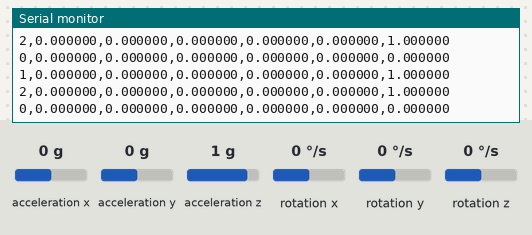
Bench run of a sketch on a simulated ESP32. Shown: the last lines printed to the serial monitor. Wiring (inferred from the names in the program): MMA8452 accelerometer at I2C address 0x1C; MMA8452 accelerometer at I2C address 0x1D. The test bench sets the inputs (shaded band); at power-on: acceleration x 0 g, acceleration y 0 g, acceleration z 1 g, rotation x 0 °/s, rotation y 0 °/s, rotation z 0 °/s.

Above: at 1.2 s.
1.3 s: acceleration x set to -1.4 g
At 1.32 s:
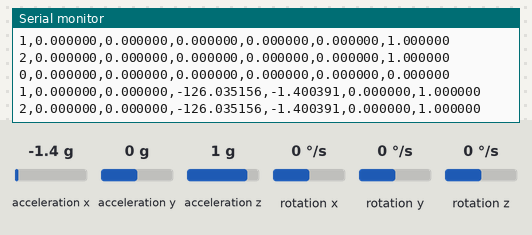
2.8 s: acceleration y set to -1.4 g
At 2.88 s:
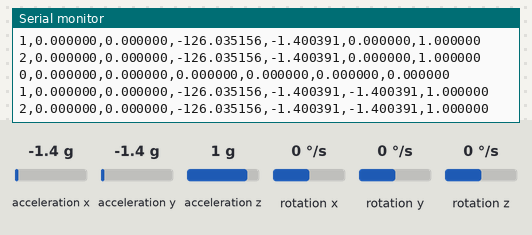
4.3 s: acceleration z set to -1.4 g
At 4.33 s:
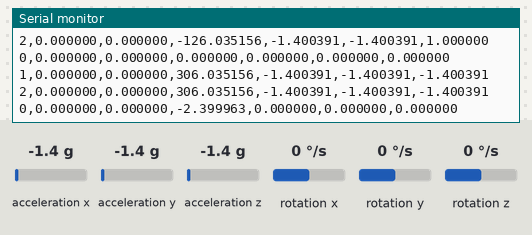
5.8 s: rotation x set to -192 °/s
At 5.89 s:
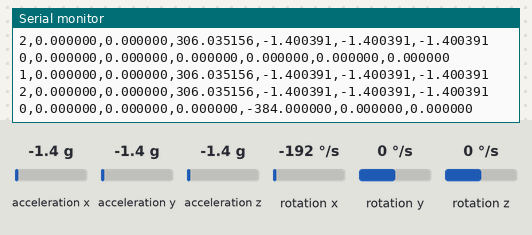
7.3 s: rotation y set to -192 °/s
At 7.34 s:
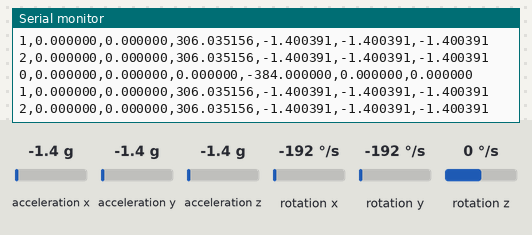
Timing chart, 0 to 9.8 s (numbered marks = the images above; inputs shaded):
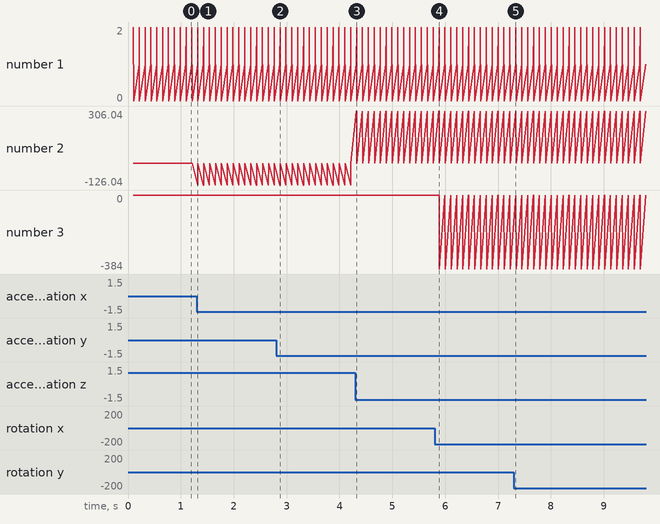

Measured:
- after the input at 1.3 s, the serial monitor: prints a new line at once (image 1)
- after the input at 2.8 s, the serial monitor: prints a new line after 0.07 s (image 2)
- after the input at 4.3 s, the serial monitor: prints a new line at once (image 3)
- after the input at 5.8 s, the serial monitor: prints a new line after 0.09 s (image 4)
- plotted number 3: 0 → -384 after the input at 5.8 s

The sketch:

esp32_luva.ino
```cpp
#include <Wire.h>
#include <math.h>  // Para funcões trigonométricas como atan2
#include <MPU6050.h> // Cat Eletronics

#define MMA8451Q_ADDR1 0x1C  // Endereco I2C do primeiro MMA8451Q
#define MMA8451Q_ADDR2 0x1D  // Endereco I2C do segundo MMA8451Q
#define REG_CTRL_REG1 0x2A
#define REG_OUT_X_MSB 0x01
#define GYRO_CONFIG 0x1B

MPU6050 mpu1(0x68); // Endereco I2C do primeiro MPU6050

#define RANGE 3.7
#define MULTIPLY 2
#define FILTRO_RANGE 0.087
#define CONTA_ESTABILIDADE 4

double pitch, yaw, roll, radToDeg = 180.0 / M_PI;
int16_t x, y, z, rx, ry, rz;
float x_g, y_g, z_g;
float
  memoria[3] = {0,0,0},
  diferenca[3] = {0,0,0},
  aceleracao[3] = {0,0,0},
  integral[3] = {0,0,0},
  incremento[3] = {0,0,0},
  grau[3] = {0,0,0};
int
  conta_zero[3] = {0,0,0},
  estado[3] = {0,0,0};
//bool ;

void setup() {
  Serial.begin(115200);
  Wire.begin();

  // Inicializar ambos os sensores MMA8451Q
  initSensor(MMA8451Q_ADDR1);
  initSensor(MMA8451Q_ADDR2);

  // Inicializar o MPU6050
  mpu1.initialize();
  if (mpu1.testConnection()) {
    Serial.println("MPU6050-1 connection successful");
  } else {
    Serial.println("MPU6050-1 connection failed");
  }
}

void loop() {
  delay(100);
  // Leitura do primeiro sensor
  Serial.print("1");readAndPrintAxis(MMA8451Q_ADDR1);

  // Leitura do segundo sensor
  Serial.print("2");readAndPrintAxis(MMA8451Q_ADDR2);

  Serial.print("0"); readMPU6050();

}

// Funcao para inicializar o sensor
void initSensor(uint8_t address) {
  Wire.beginTransmission(address);
  Wire.write(REG_CTRL_REG1);
  Wire.write(0x01);  // Configurar em modo ativo
  Wire.endTransmission();
}

void limp(){grau[0]=0;grau[1]=0;grau[2]=0;}

// Funcao para ler e exibir valores dos eixos de um sensor
void readAndPrintAxis(uint8_t address) {
  limp();
  x = readAxis(address, REG_OUT_X_MSB);
  y = readAxis(address, REG_OUT_X_MSB + 2);
  z = readAxis(address, REG_OUT_X_MSB + 4);

  // Converter para g (1g = 9.81 m/s²)
  x_g = (float)x / 4096.0;
  y_g = (float)y / 4096.0;
  z_g = (float)z / 4096.0;

  // tentar funcionar por outros tipos de manipulacao
  grau[1] = 0;
  grau[0] = 0;
  if(z>0){
    grau[2] = 90 * (x_g);
    //grau[0] = 90 * (-y_g);
  }else{
    grau[2] = 180+90 * (-x_g);
    //grau[0] = 180+90 * (y_g);
  }
  Serial.printf(",%f",grau[0]);
  Serial.printf(",%f",grau[1]);
  Serial.printf(",%f",grau[2]);


  Serial.printf(",%f",x_g);
  Serial.printf(",%f",y_g);
  Serial.printf(",%f",z_g);

  Serial.println();
}

// Funcao para ler valores de um eixo de um sensor especifico
int16_t readAxis(uint8_t address, uint8_t reg) {
  Wire.beginTransmission(address);
  Wire.write(reg);
  Wire.endTransmission(false);

  Wire.requestFrom(address, 2);
  int16_t value = Wire.read() << 8 | Wire.read();
  value >>= 2;  // Ajuste para 14 bits

  return value;
}

void filtro(int selecao){
  switch (estado[selecao]){
    case 0: // estavel
      conta_zero[selecao] = CONTA_ESTABILIDADE;
      aceleracao[selecao] = diferenca[selecao];
      incremento[selecao] = 0;
      if(diferenca[selecao]>0){ // deteccao de subida
        estado[selecao] = 1;
      }else
      if(diferenca[selecao]<0){ // deteccao de descida
        estado[selecao] = -1;
      }
    break;
    case 1: // subindo
      if(diferenca[selecao]>=0){
        incremento[selecao]=incremento[selecao]+diferenca[selecao];
        aceleracao[selecao]=incremento[selecao];
        if(diferenca[selecao]==0){
          if(conta_zero[selecao]==0){
            estado[selecao]=0;
          }
          conta_zero[selecao]--;
        }
      } else {
        aceleracao[selecao]=0;
      }
    break;
    case -1: // descendo
      if(diferenca[selecao]<=0){
        incremento[selecao]=incremento[selecao]+diferenca[selecao];
        aceleracao[selecao]=incremento[selecao];
        if(diferenca[selecao]==0){
          if(conta_zero[selecao]==0){
            estado[selecao]=0;
          }
          conta_zero[selecao]--;
        }
      } else {
        aceleracao[selecao]=0;
      }
    break;
  }
}

void filtroEstavel(int selecao){
  if( (diferenca[selecao]<FILTRO_RANGE)
  && (diferenca[selecao]>-FILTRO_RANGE)
  ) diferenca[selecao] = 0;
}


// Funcao para ler e exibir valores do MPU6050
void readMPU6050() {
  limp();
  mpu1.getMotion6(&x, &y, &z, &rx, &ry, &rz);
  x_g = (float)x / 16384.0;
  y_g = (float)y / 16384.0;
  z_g = (float)z / 16384.0;
  grau[0] = (float)rx / 131.0;
  grau[1] = (float)ry / 131.0;
  grau[2] = (float)rz / 131.0;

  // correcao de sensibilidade e desvio
  if( (grau[0] > -RANGE) && (grau[0] < RANGE))
  {grau[0]=0;}else{grau[0]*=MULTIPLY;}
  if( (grau[1] > -RANGE) && (grau[1] < RANGE))
  {grau[1]=0;}else{grau[1]*=MULTIPLY;}
  if( (grau[2] > -RANGE) && (grau[2] < RANGE))
  {grau[2]=0;}else{grau[2]*=MULTIPLY;grau[2]+=MULTIPLY*3;}

  aceleracao[0] = x_g;
  aceleracao[1] = y_g;
  aceleracao[2] = z_g;


  diferenca[0] = aceleracao[0] - memoria[0];
  diferenca[1] = aceleracao[1] - memoria[1];
  diferenca[2] = aceleracao[2] - memoria[2];

  filtroEstavel(0);
  filtroEstavel(1);
  filtroEstavel(2);

  filtro(0); // tratar eixo x
  filtro(1); // tratar eixo y
  filtro(2); // tratar eixo z

  memoria[0] = x_g;
  memoria[1] = y_g;
  memoria[2] = z_g;

  // aceleracao
  Serial.printf(",%f",aceleracao[0]);
  Serial.printf(",%f",aceleracao[1]);
  Serial.printf(",%f",aceleracao[2]);
  // graus
  Serial.printf(",%f",grau[0]);
  Serial.printf(",%f",grau[1]);
  Serial.printf(",%f",grau[2]);

  // registro de memoria
  //Serial.printf(",%f",memoria[0]);
  //Serial.printf(",%f",memoria[1]);
  //Serial.printf(",%f",memoria[2]);

  // diferenca imediata
  // Serial.printf(",%f",diferenca[0]);
  // Serial.printf(",%f",diferenca[1]);
  // Serial.printf(",%f",diferenca[2]);

  Serial.println();
}
```
